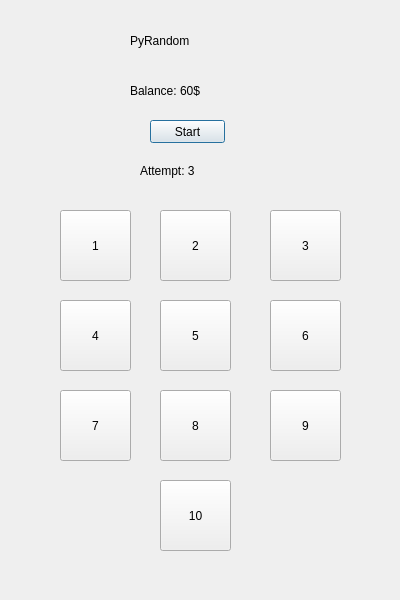
<?xml version="1.0" encoding="UTF-8"?>
<ui version="4.0">
 <class>Dialog</class>
 <widget class="QDialog" name="Dialog">
  <property name="geometry">
   <rect>
    <x>0</x>
    <y>0</y>
    <width>400</width>
    <height>600</height>
   </rect>
  </property>
  <property name="windowTitle">
   <string>Dialog</string>
  </property>
  <widget class="QLabel" name="balance">
   <property name="geometry">
    <rect>
     <x>130</x>
     <y>70</y>
     <width>181</width>
     <height>41</height>
    </rect>
   </property>
   <property name="styleSheet">
    <string notr="true">font: 20pt &quot;Papyrus&quot;;</string>
   </property>
   <property name="text">
    <string>Balance: 60$</string>
   </property>
  </widget>
  <widget class="QPushButton" name="start">
   <property name="geometry">
    <rect>
     <x>150</x>
     <y>120</y>
     <width>75</width>
     <height>23</height>
    </rect>
   </property>
   <property name="styleSheet">
    <string notr="true">font: 10pt &quot;Segoe Script&quot;;
font: 11pt &quot;OCR A Extended&quot;;</string>
   </property>
   <property name="text">
    <string>Start</string>
   </property>
  </widget>
  <widget class="QLabel" name="attempts">
   <property name="geometry">
    <rect>
     <x>140</x>
     <y>150</y>
     <width>181</width>
     <height>41</height>
    </rect>
   </property>
   <property name="styleSheet">
    <string notr="true">font: 20pt &quot;Papyrus&quot;;</string>
   </property>
   <property name="text">
    <string>Attempt: 3</string>
   </property>
  </widget>
  <widget class="QLabel" name="label_4">
   <property name="geometry">
    <rect>
     <x>130</x>
     <y>20</y>
     <width>181</width>
     <height>41</height>
    </rect>
   </property>
   <property name="styleSheet">
    <string notr="true">font: 20pt &quot;Papyrus&quot;;</string>
   </property>
   <property name="text">
    <string>PyRandom</string>
   </property>
  </widget>
  <widget class="QPushButton" name="one">
   <property name="geometry">
    <rect>
     <x>60</x>
     <y>210</y>
     <width>71</width>
     <height>71</height>
    </rect>
   </property>
   <property name="styleSheet">
    <string notr="true">font: 20pt &quot;Segoe Script&quot;;
font: 20pt &quot;OCR A Extended&quot;;</string>
   </property>
   <property name="text">
    <string>1</string>
   </property>
  </widget>
  <widget class="QPushButton" name="two">
   <property name="geometry">
    <rect>
     <x>160</x>
     <y>210</y>
     <width>71</width>
     <height>71</height>
    </rect>
   </property>
   <property name="styleSheet">
    <string notr="true">font: 20pt &quot;Segoe Script&quot;;
font: 20pt &quot;OCR A Extended&quot;;</string>
   </property>
   <property name="text">
    <string>2</string>
   </property>
  </widget>
  <widget class="QPushButton" name="three">
   <property name="geometry">
    <rect>
     <x>270</x>
     <y>210</y>
     <width>71</width>
     <height>71</height>
    </rect>
   </property>
   <property name="styleSheet">
    <string notr="true">font: 20pt &quot;Segoe Script&quot;;
font: 20pt &quot;OCR A Extended&quot;;</string>
   </property>
   <property name="text">
    <string>3</string>
   </property>
  </widget>
  <widget class="QPushButton" name="four">
   <property name="geometry">
    <rect>
     <x>60</x>
     <y>300</y>
     <width>71</width>
     <height>71</height>
    </rect>
   </property>
   <property name="styleSheet">
    <string notr="true">font: 20pt &quot;Segoe Script&quot;;
font: 20pt &quot;OCR A Extended&quot;;</string>
   </property>
   <property name="text">
    <string>4</string>
   </property>
  </widget>
  <widget class="QPushButton" name="five">
   <property name="geometry">
    <rect>
     <x>160</x>
     <y>300</y>
     <width>71</width>
     <height>71</height>
    </rect>
   </property>
   <property name="styleSheet">
    <string notr="true">font: 20pt &quot;Segoe Script&quot;;
font: 20pt &quot;OCR A Extended&quot;;</string>
   </property>
   <property name="text">
    <string>5</string>
   </property>
  </widget>
  <widget class="QPushButton" name="six">
   <property name="geometry">
    <rect>
     <x>270</x>
     <y>300</y>
     <width>71</width>
     <height>71</height>
    </rect>
   </property>
   <property name="styleSheet">
    <string notr="true">font: 20pt &quot;Segoe Script&quot;;
font: 20pt &quot;OCR A Extended&quot;;</string>
   </property>
   <property name="text">
    <string>6</string>
   </property>
  </widget>
  <widget class="QPushButton" name="nine">
   <property name="geometry">
    <rect>
     <x>270</x>
     <y>390</y>
     <width>71</width>
     <height>71</height>
    </rect>
   </property>
   <property name="styleSheet">
    <string notr="true">font: 20pt &quot;Segoe Script&quot;;
font: 20pt &quot;OCR A Extended&quot;;</string>
   </property>
   <property name="text">
    <string>9</string>
   </property>
  </widget>
  <widget class="QPushButton" name="eight">
   <property name="geometry">
    <rect>
     <x>160</x>
     <y>390</y>
     <width>71</width>
     <height>71</height>
    </rect>
   </property>
   <property name="styleSheet">
    <string notr="true">font: 20pt &quot;Segoe Script&quot;;
font: 20pt &quot;OCR A Extended&quot;;</string>
   </property>
   <property name="text">
    <string>8</string>
   </property>
  </widget>
  <widget class="QPushButton" name="seven">
   <property name="geometry">
    <rect>
     <x>60</x>
     <y>390</y>
     <width>71</width>
     <height>71</height>
    </rect>
   </property>
   <property name="styleSheet">
    <string notr="true">font: 20pt &quot;Segoe Script&quot;;
font: 20pt &quot;OCR A Extended&quot;;</string>
   </property>
   <property name="text">
    <string>7</string>
   </property>
  </widget>
  <widget class="QPushButton" name="ten">
   <property name="geometry">
    <rect>
     <x>160</x>
     <y>480</y>
     <width>71</width>
     <height>71</height>
    </rect>
   </property>
   <property name="styleSheet">
    <string notr="true">font: 20pt &quot;Segoe Script&quot;;
font: 20pt &quot;OCR A Extended&quot;;</string>
   </property>
   <property name="text">
    <string>10</string>
   </property>
  </widget>
 </widget>
 <resources/>
 <connections/>
</ui>
